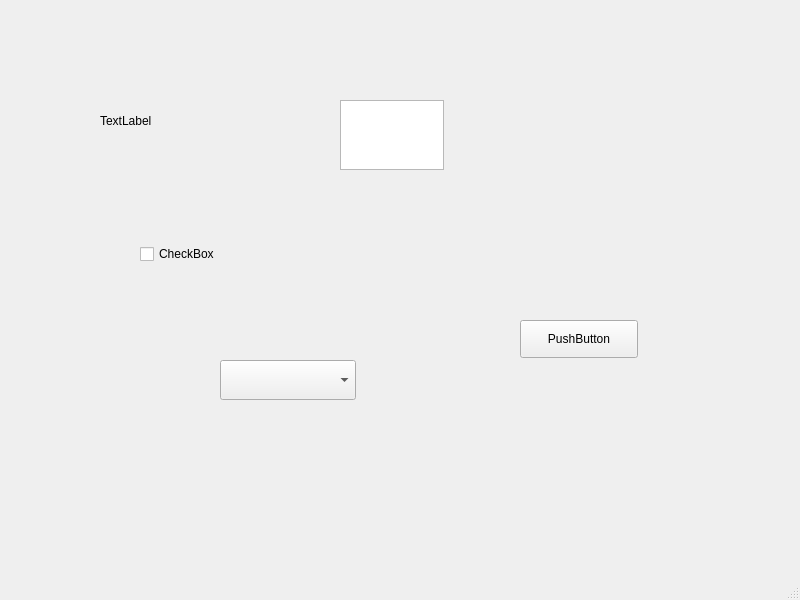
<?xml version="1.0" encoding="UTF-8"?>
<ui version="4.0">
 <class>MainWindow</class>
 <widget class="QMainWindow" name="MainWindow">
  <property name="geometry">
   <rect>
    <x>0</x>
    <y>0</y>
    <width>800</width>
    <height>600</height>
   </rect>
  </property>
  <property name="windowTitle">
   <string>MainWindow</string>
  </property>
  <widget class="QWidget" name="centralwidget">
   <widget class="QCheckBox" name="checkBox">
    <property name="geometry">
     <rect>
      <x>140</x>
      <y>240</y>
      <width>110</width>
      <height>28</height>
     </rect>
    </property>
    <property name="text">
     <string>CheckBox</string>
    </property>
   </widget>
   <widget class="QLabel" name="label">
    <property name="geometry">
     <rect>
      <x>100</x>
      <y>110</y>
      <width>78</width>
      <height>22</height>
     </rect>
    </property>
    <property name="text">
     <string>TextLabel</string>
    </property>
   </widget>
   <widget class="QComboBox" name="comboBox">
    <property name="geometry">
     <rect>
      <x>220</x>
      <y>360</y>
      <width>136</width>
      <height>40</height>
     </rect>
    </property>
   </widget>
   <widget class="QTextEdit" name="textEdit">
    <property name="geometry">
     <rect>
      <x>340</x>
      <y>100</y>
      <width>104</width>
      <height>70</height>
     </rect>
    </property>
   </widget>
   <widget class="QPushButton" name="pushButton">
    <property name="geometry">
     <rect>
      <x>520</x>
      <y>320</y>
      <width>118</width>
      <height>38</height>
     </rect>
    </property>
    <property name="text">
     <string>PushButton</string>
    </property>
   </widget>
  </widget>
  <widget class="QMenuBar" name="menubar">
   <property name="geometry">
    <rect>
     <x>0</x>
     <y>0</y>
     <width>800</width>
     <height>32</height>
    </rect>
   </property>
  </widget>
  <widget class="QStatusBar" name="statusbar"/>
 </widget>
 <resources/>
 <connections/>
</ui>
